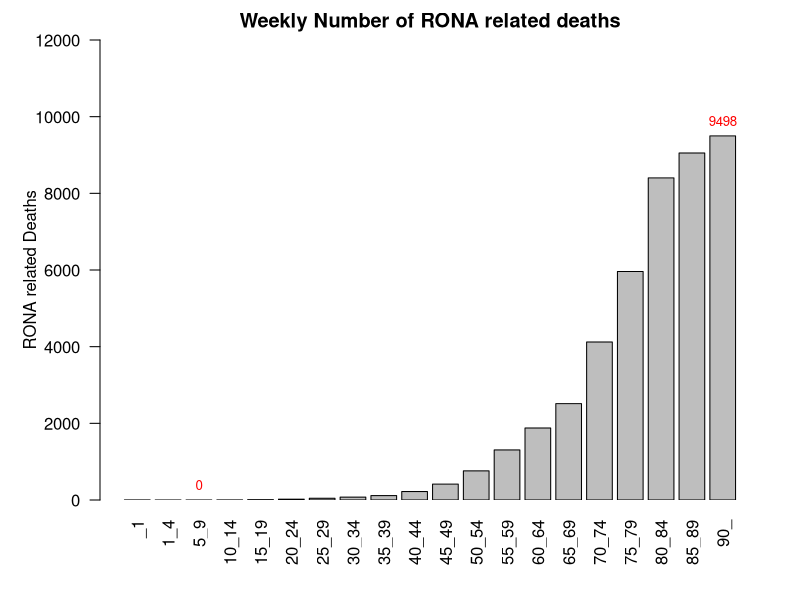
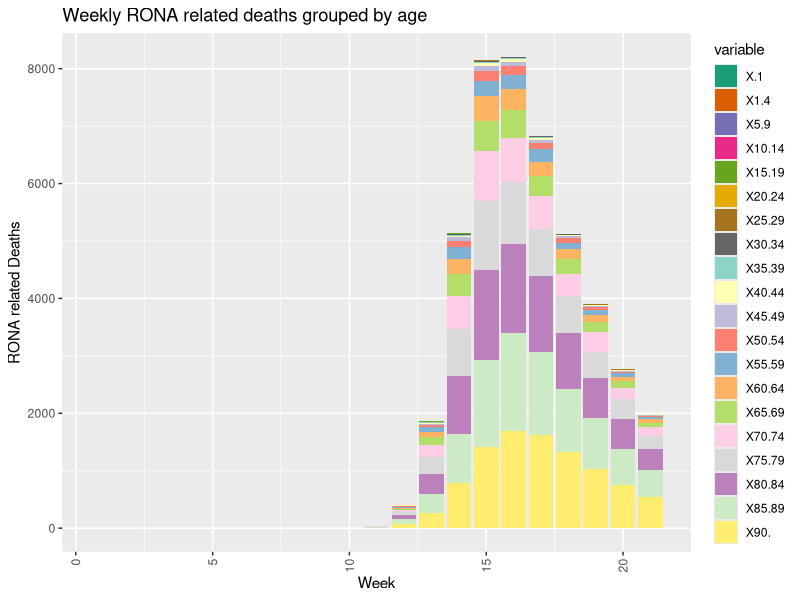
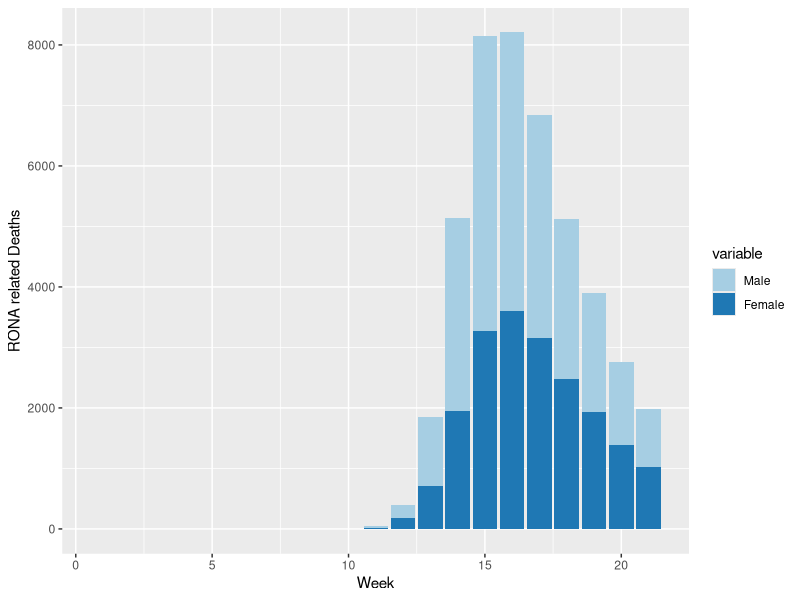
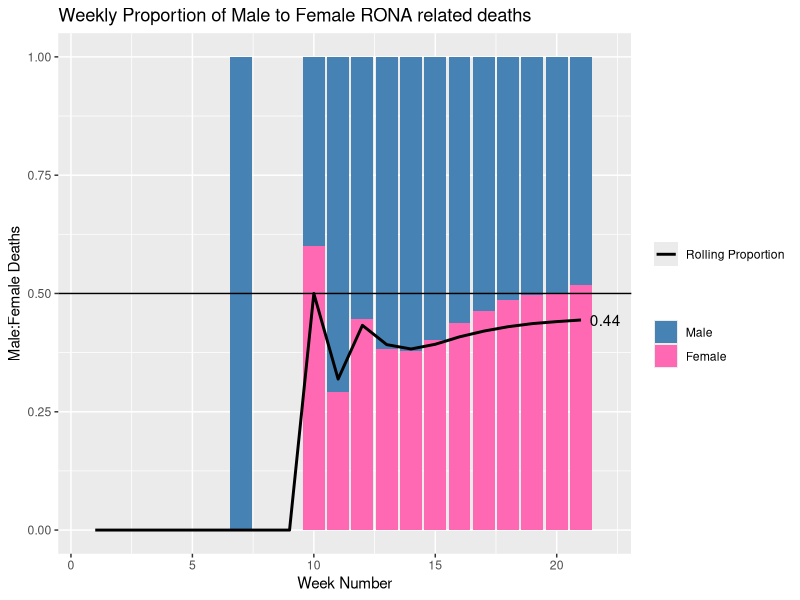
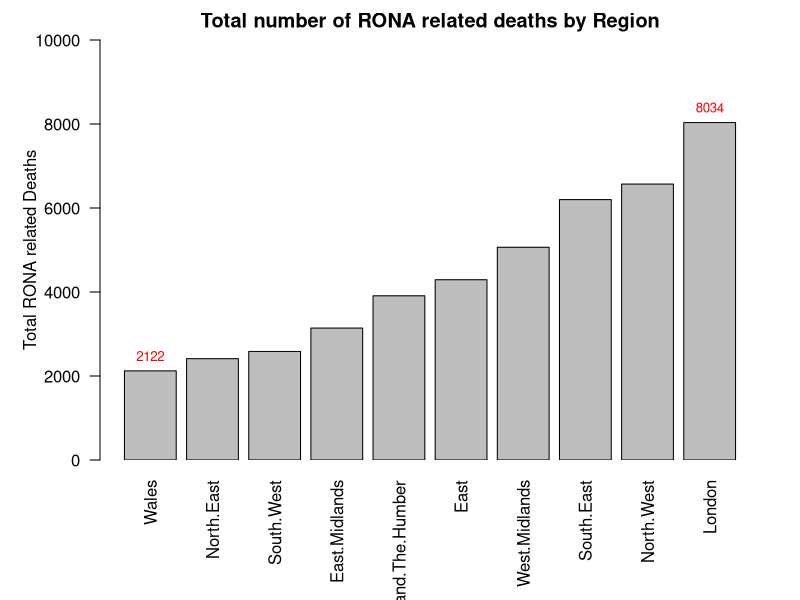
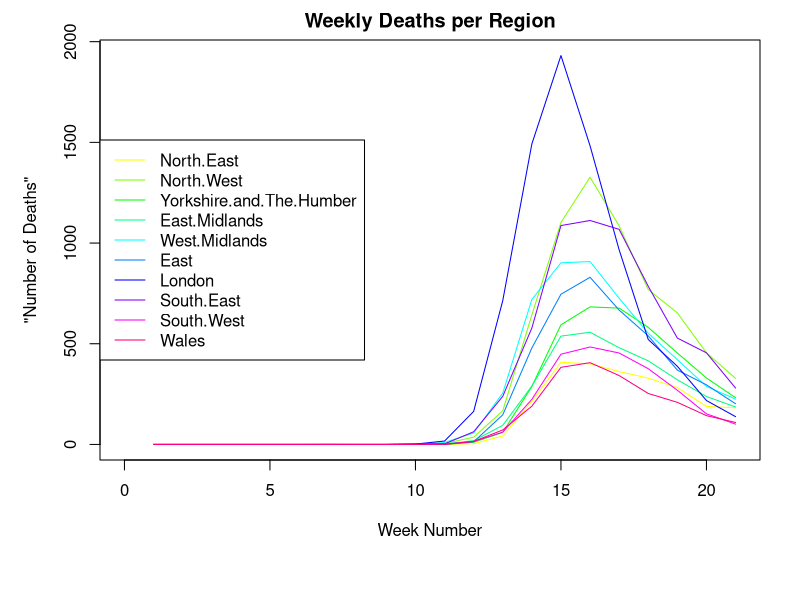
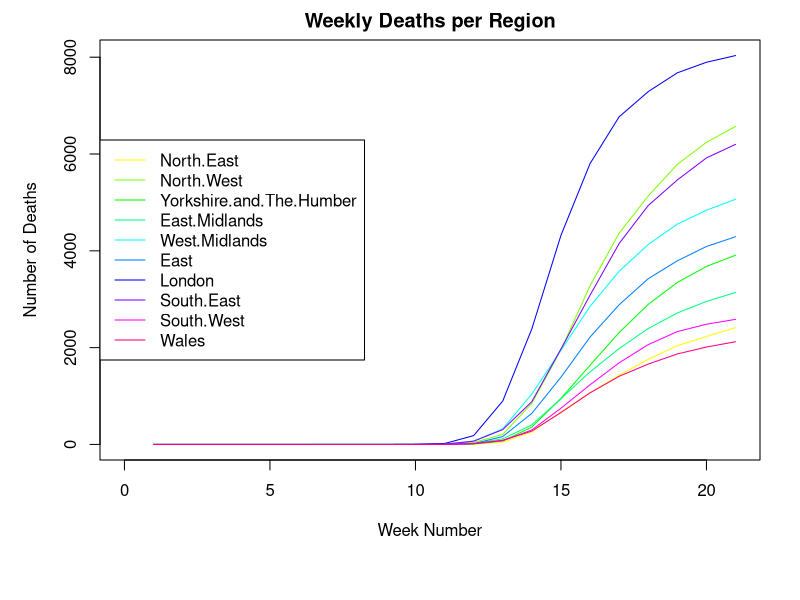
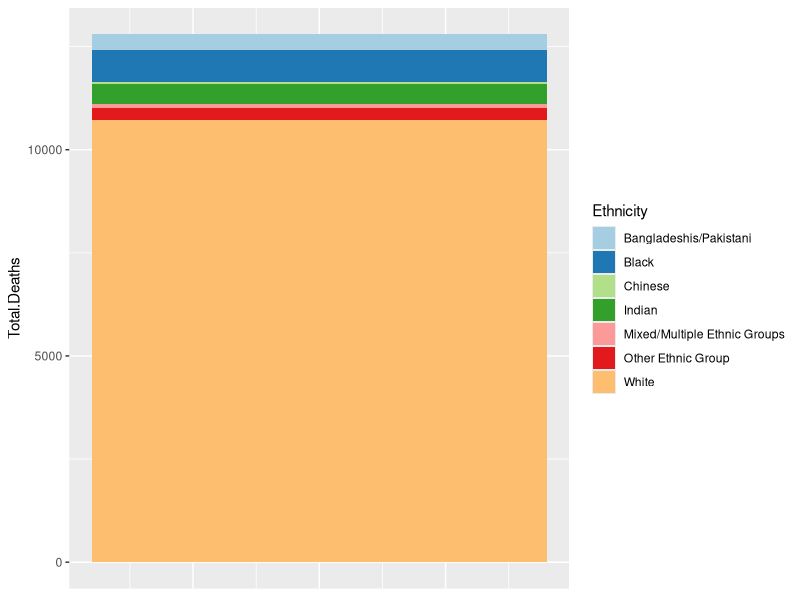

Generate these figures, in order, with R:
## ---- chunk 1
library(ggplot2)
library(reshape2) # melt
library(RColorBrewer) # colour pallettes for ggplot
library(viridis) # colour pallette
## ---- chunk 2
# Utility functions
age_range_str<-function(s){
  gsub("\\.","_",gsub("X","",s))
}
## ---- chunk 3
weekly_deaths<-read.csv("data/covid_deaths/ENG_WAL_Weekly_COVID_Deaths.csv")

age_ranges<-colnames(weekly_deaths)[-1:-2]
total_deaths<-data.frame(matrix(nrow=0,ncol=2))

for (r in age_ranges) { # count total deaths for each age range
  total_deaths<-rbind(total_deaths,c(age_range_str(r),sum(weekly_deaths[[r]])))
}

colnames(total_deaths)<-c("Age_Range","Deaths")
total_deaths[,2]<-sapply(total_deaths[,2],as.integer)

labels<-total_deaths[,2]
labels[which(labels!=max(labels) & labels!=min(labels))]<-""

par(mar = c(5, 5, 2, 2))
p<-barplot(total_deaths$Deaths,xpd=FALSE,names=total_deaths$Age_Range,las=2,ylab="RONA related Deaths",main="Weekly Number of RONA related deaths",ylim=c(0,12000))
p<-text(x=p,y=total_deaths[,2],label=labels,pos=3,cex=0.8,col="red")
## ---- chunk 4
# estimate mean (use mid-point so as not ot overestimate)
weighted_sum<-0
for (i in 1:nrow(total_deaths)) {
  row<-total_deaths[i,]
  r<-age_range_str(row$Age_Range)
  if (r=="_1") {val<-.5}
  else if (r=="90_") {val<-90}
  else {
    bounds<-sapply(strsplit(r,"_"),as.integer)
    val<-(1+sum(bounds))/2
  }
  weighted_sum<-weighted_sum+val*row$Deaths
}

mu<-weighted_sum/sum(total_deaths$Deaths)
paste("Mean age of COVID related death:",round(mu,1))
## ---- chunk 5
# estimate median
target<-sum(total_deaths$Deaths/2)
for (i in 1:nrow(total_deaths)) {
  row<-total_deaths[i,]
  if (target<=row$Deaths) {
    # linearly interpolate age
    r<-age_range_str(row$Age_Range)
    bounds<-sapply(strsplit(r,"_"),as.integer)
    median<-bounds[1]+(bounds[2]-bounds[1]+1)*(target/row$Deaths)
    break
  }
  target<-target-row$Deaths
}
paste("Median age of COVID related death:",round(median,1))
## ---- chunk 6
# make data long-form for stackable columns
long_data<-melt(data=weekly_deaths, id.vars="Week.number",measure.vars=colnames(weekly_deaths)[3:ncol(weekly_deaths)])

weekly_deaths_by_age<-ggplot(data=long_data, aes(x=Week.number,y=value,fill=variable)) + 
  geom_bar(stat="identity") +
  scale_fill_manual(values=c(brewer.pal(name="Dark2", n = 8), brewer.pal(name="Set3", n = 12))) +
  theme(axis.text.x = element_text(angle = 90, vjust = 0.5, hjust=1))+ theme(axis.text.x = element_text(angle = 90, vjust = 0.5, hjust=1)) +
  ylab("RONA related Deaths") +
  xlab("Week") +
  ggtitle("Weekly RONA related deaths grouped by age")
weekly_deaths_by_age
## ---- chunk 7
male_deaths<-read.csv("data/covid_deaths/ENG_WAL_Weekly_COVID_Deaths_Male.csv")
female_deaths<-read.csv("data/covid_deaths/ENG_WAL_Weekly_COVID_Deaths_Female.csv")
#head(male_deaths)
#head(female_deaths)
## ---- chunk 8
gender_weekly_deaths<-rbind(male_deaths$Week.ended,male_deaths$Week.number,rowSums(male_deaths[3:ncol(male_deaths)]),rowSums(female_deaths[3:ncol(female_deaths)]))
gender_weekly_deaths<-as.data.frame(t(gender_weekly_deaths))
colnames(gender_weekly_deaths)<-c("Week.ended","Week.number","Male","Female")
gender_weekly_deaths[2:4]<-sapply(gender_weekly_deaths[2:4],as.integer)

long_data<-melt(data=gender_weekly_deaths,id.vars="Week.number",measure.vars=c("Male","Female"))
weekly_deaths_by_gender<-ggplot(data=long_data, aes(x=Week.number,y=value,fill=variable)) + 
  geom_bar(stat="identity") +
  scale_fill_manual(values=brewer.pal(name="Paired", n = 3)) +
  ylab("RONA related Deaths") +
  xlab("Week")
weekly_deaths_by_gender
## ---- chunk 9
# calculate rolling proportions
cum_male<-cumsum(gender_weekly_deaths$Male)
cum_female<-cumsum(gender_weekly_deaths$Female)
rolling_prop<-cum_female/(cum_male+cum_female)
rolling_prop[is.na(rolling_prop)]<-0

prop_gender_weekly_deaths<-data.frame(cbind(gender_weekly_deaths,rolling_prop))
prop_gender_weekly_deaths[3:4]<-prop_gender_weekly_deaths[3:4]/(rowSums(prop_gender_weekly_deaths[3:4]))
prop_gender_weekly_deaths[is.na(prop_gender_weekly_deaths)]<-0

long_data<-melt(data=prop_gender_weekly_deaths,id.vars=c("Week.number","rolling_prop"),measure.vars=c("Male","Female"))

p<-ggplot(data=long_data,aes(x=Week.number)) +
  ylab("Male:Female Deaths") +
  xlab("Week Number") +
  ggtitle("Weekly Proportion of Male to Female RONA related deaths") +
  geom_bar(aes(y=value,fill=variable),stat="Identity") +
  geom_hline(yintercept=.5) + # Expected
  geom_line(aes(y=rolling_prop,color="Rolling Proportion"),size=1) +
  scale_colour_manual(" ", values="black") +
  scale_fill_manual("",values=c("steelblue","hotpink")) +
  annotate("text",x=tail(prop_gender_weekly_deaths$Week.number,n=1)+1,y=tail(rolling_prop,n=1),label=round(tail(rolling_prop,n=1),2),colour="black")
p
## ---- chunk 10
region_deaths<-read.csv("data/covid_deaths/ENG_WAL_Weekly_COVID_Deaths_Region.csv")
## ---- chunk 11
total_regional_deaths<-data.frame(matrix(nrow=0,ncol=2))

for (i in 3:ncol(region_deaths)) {
  col<-region_deaths[,i]
  name<-colnames(region_deaths)[i]
  total_regional_deaths<-rbind(total_regional_deaths,c(name,sum(col)))
}

colnames(total_regional_deaths)<-c("Region","Total_Deaths")
total_regional_deaths$Total_Deaths<-sapply(total_regional_deaths$Total_Deaths,as.integer)
total_regional_deaths<-total_regional_deaths[order(total_regional_deaths$Total_Deaths),]

labels<-total_regional_deaths$Total_Deaths
labels[which(labels!=max(labels) & labels!=min(labels))]<-""

par(mar = c(7, 5, 2, 2))
p<-barplot(total_regional_deaths$Total_Deaths,ylab="Total RONA related Deaths",main="Total number of RONA related deaths by Region",names=total_regional_deaths$Region,xpd=FALSE,las=2,ylim=c(0,10000))
p<-text(x=p,y=total_regional_deaths$Total_Deaths,label=labels,pos=3,cex=0.8,col="red")
## ---- chunk 12
colours<-rainbow(ncol(region_deaths))

p<-plot(1,type="n",xlim=c(0,max(region_deaths$Week.number)),ylim=c(0,max(region_deaths[-1:-2])),xlab="Week Number",y="Number of Deaths",main="Weekly Deaths per Region")
for (i in 3:ncol(region_deaths)) {
  col<-region_deaths[,i]
  p<-lines(x=region_deaths$Week.number,y=col,col=colours[i])
}
p<-legend("left",legend=colnames(region_deaths)[-1:-2],col=colours[-1:-2],lty=1)
## ---- chunk 13
cum_region_deaths<-cumsum(region_deaths[-1:-2])
cum_region_deaths<-data.frame(cbind(region_deaths[1:2],cum_region_deaths))

p<-plot(1,type="n",xlim=c(0,max(cum_region_deaths$Week.number)),ylim=c(0,max(cum_region_deaths[-1:-2])),xlab="Week Number",ylab="Number of Deaths",main="Weekly Deaths per Region")
for (i in 3:ncol(cum_region_deaths)) {
  col<-cum_region_deaths[,i]
  p<-lines(x=cum_region_deaths$Week.number,y=col,col=colours[i])
}
p<-legend("left",legend=colnames(cum_region_deaths)[-1:-2],col=colours[-1:-2],lty=1)
## ---- chunk 14
ethnicity_deaths<-read.csv("data/covid_deaths/ENG_WAL_COVID_Deaths_Ethnicity.csv")
head(ethnicity_deaths)
## ---- chunk 15
total_ethnicity_deaths<-data.frame(matrix(nrow=0,ncol=2))

for (e in unique(ethnicity_deaths$Ethnicity)) {
  t<-sum(ethnicity_deaths[which(ethnicity_deaths$Ethnicity==e),]$Total.COVID.deaths)
  total_ethnicity_deaths<-rbind(total_ethnicity_deaths,c(e,t))
}
colnames(total_ethnicity_deaths)<-c("Ethnicity","Total.Deaths") # name columns
total_ethnicity_deaths$Total.Deaths<-sapply(total_ethnicity_deaths$Total.Deaths,as.integer) # map
total_ethnicity_deaths<-total_ethnicity_deaths[order(total_ethnicity_deaths$Total.Deaths,decreasing=TRUE),] # sort by total deaths decreasing
total_ethnicity_deaths


total_deaths_by_ethnicity<-ggplot(data=total_ethnicity_deaths, aes(x=1,y=Total.Deaths,fill=Ethnicity)) +
  geom_bar(stat="identity",position="stack") +
  scale_fill_manual(values=brewer.pal(name="Paired", n = nrow(total_ethnicity_deaths))) +
  theme(axis.title.x=element_blank(),axis.text.x=element_blank(),axis.ticks.x=element_blank())
total_deaths_by_ethnicity
